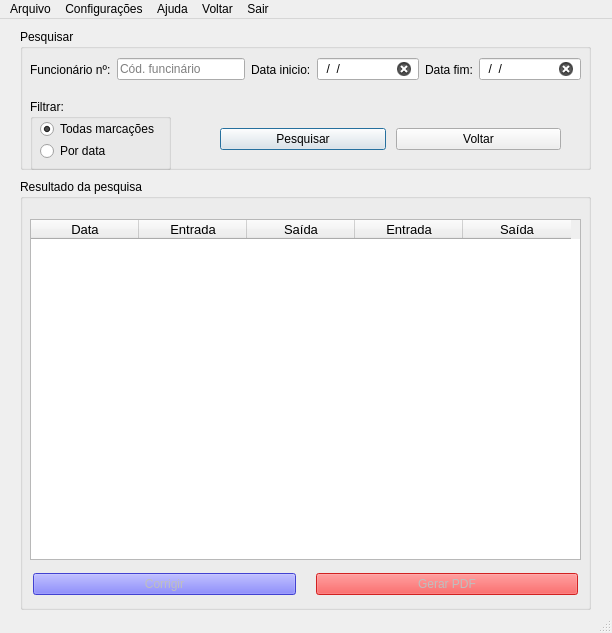
<?xml version="1.0" encoding="UTF-8"?>
<ui version="4.0">
 <class>MainWindow</class>
 <widget class="QMainWindow" name="MainWindow">
  <property name="geometry">
   <rect>
    <x>0</x>
    <y>0</y>
    <width>612</width>
    <height>633</height>
   </rect>
  </property>
  <property name="minimumSize">
   <size>
    <width>612</width>
    <height>633</height>
   </size>
  </property>
  <property name="maximumSize">
   <size>
    <width>612</width>
    <height>633</height>
   </size>
  </property>
  <property name="windowTitle">
   <string>Relógio de ponto &gt; Consultar marcações</string>
  </property>
  <property name="styleSheet">
   <string notr="true"/>
  </property>
  <widget class="QWidget" name="centralwidget">
   <widget class="QGroupBox" name="groupBox">
    <property name="geometry">
     <rect>
      <x>20</x>
      <y>10</y>
      <width>571</width>
      <height>141</height>
     </rect>
    </property>
    <property name="styleSheet">
     <string notr="true">font: 10pt &quot;MS Shell Dlg 2&quot;;</string>
    </property>
    <property name="title">
     <string>Pesquisar</string>
    </property>
    <widget class="QWidget" name="horizontalLayoutWidget">
     <property name="geometry">
      <rect>
       <x>10</x>
       <y>20</y>
       <width>551</width>
       <height>41</height>
      </rect>
     </property>
     <layout class="QHBoxLayout" name="horizontalLayout" stretch="9,15,5,12,5,12">
      <property name="spacing">
       <number>6</number>
      </property>
      <item>
       <widget class="QLabel" name="label">
        <property name="styleSheet">
         <string notr="true"/>
        </property>
        <property name="text">
         <string>Funcionário nº:</string>
        </property>
       </widget>
      </item>
      <item>
       <widget class="QLineEdit" name="lineEdit">
        <property name="styleSheet">
         <string notr="true">font: 10pt &quot;MS Shell Dlg 2&quot;;</string>
        </property>
        <property name="placeholderText">
         <string>Cód. funcinário</string>
        </property>
        <property name="clearButtonEnabled">
         <bool>true</bool>
        </property>
       </widget>
      </item>
      <item>
       <widget class="QLabel" name="label_3">
        <property name="styleSheet">
         <string notr="true"/>
        </property>
        <property name="text">
         <string>Data inicio:</string>
        </property>
       </widget>
      </item>
      <item>
       <widget class="QLineEdit" name="lineEdit_2">
        <property name="styleSheet">
         <string notr="true">font: 10pt &quot;MS Shell Dlg 2&quot;;</string>
        </property>
        <property name="inputMask">
         <string>99/99/9999</string>
        </property>
        <property name="placeholderText">
         <string/>
        </property>
        <property name="clearButtonEnabled">
         <bool>true</bool>
        </property>
       </widget>
      </item>
      <item>
       <widget class="QLabel" name="label_4">
        <property name="styleSheet">
         <string notr="true"/>
        </property>
        <property name="text">
         <string>Data fim:</string>
        </property>
       </widget>
      </item>
      <item>
       <widget class="QLineEdit" name="lineEdit_3">
        <property name="styleSheet">
         <string notr="true">font: 10pt &quot;MS Shell Dlg 2&quot;;</string>
        </property>
        <property name="inputMask">
         <string>99/99/9999</string>
        </property>
        <property name="clearButtonEnabled">
         <bool>true</bool>
        </property>
       </widget>
      </item>
     </layout>
    </widget>
    <widget class="QWidget" name="horizontalLayoutWidget_2">
     <property name="geometry">
      <rect>
       <x>200</x>
       <y>80</y>
       <width>341</width>
       <height>61</height>
      </rect>
     </property>
     <layout class="QHBoxLayout" name="horizontalLayout_2" stretch="20,20">
      <property name="spacing">
       <number>10</number>
      </property>
      <property name="leftMargin">
       <number>0</number>
      </property>
      <property name="rightMargin">
       <number>0</number>
      </property>
      <item>
       <widget class="QPushButton" name="pushButton_pesquisa">
        <property name="autoFillBackground">
         <bool>true</bool>
        </property>
        <property name="styleSheet">
         <string notr="true">font: 9pt &quot;MS Shell Dlg 2&quot;;
</string>
        </property>
        <property name="text">
         <string>Pesquisar</string>
        </property>
        <property name="autoDefault">
         <bool>false</bool>
        </property>
        <property name="default">
         <bool>true</bool>
        </property>
       </widget>
      </item>
      <item>
       <widget class="QPushButton" name="pushButton_voltar">
        <property name="styleSheet">
         <string notr="true">font: 9pt &quot;MS Shell Dlg 2&quot;;</string>
        </property>
        <property name="text">
         <string>Voltar</string>
        </property>
       </widget>
      </item>
     </layout>
    </widget>
    <widget class="QGroupBox" name="groupBox_3">
     <property name="geometry">
      <rect>
       <x>10</x>
       <y>70</y>
       <width>141</width>
       <height>71</height>
      </rect>
     </property>
     <property name="title">
      <string>Filtrar:</string>
     </property>
     <widget class="QWidget" name="layoutWidget">
      <property name="geometry">
       <rect>
        <x>10</x>
        <y>20</y>
        <width>126</width>
        <height>44</height>
       </rect>
      </property>
      <layout class="QVBoxLayout" name="verticalLayout">
       <property name="spacing">
        <number>2</number>
       </property>
       <item>
        <widget class="QRadioButton" name="radioButton_tudo">
         <property name="styleSheet">
          <string notr="true"/>
         </property>
         <property name="text">
          <string>Todas marcações</string>
         </property>
         <property name="checked">
          <bool>true</bool>
         </property>
        </widget>
       </item>
       <item>
        <widget class="QRadioButton" name="radioButton_por_data">
         <property name="text">
          <string>Por data</string>
         </property>
        </widget>
       </item>
      </layout>
     </widget>
    </widget>
   </widget>
   <widget class="QGroupBox" name="groupBox_2">
    <property name="geometry">
     <rect>
      <x>20</x>
      <y>160</y>
      <width>571</width>
      <height>431</height>
     </rect>
    </property>
    <property name="styleSheet">
     <string notr="true">font: 10pt &quot;MS Shell Dlg 2&quot;;</string>
    </property>
    <property name="title">
     <string>Resultado da pesquisa</string>
    </property>
    <widget class="QTableWidget" name="tableWidget">
     <property name="geometry">
      <rect>
       <x>10</x>
       <y>40</y>
       <width>551</width>
       <height>341</height>
      </rect>
     </property>
     <property name="font">
      <font>
       <family>MS Shell Dlg 2</family>
       <pointsize>10</pointsize>
       <weight>50</weight>
       <italic>false</italic>
       <bold>false</bold>
      </font>
     </property>
     <property name="verticalScrollBarPolicy">
      <enum>Qt::ScrollBarAsNeeded</enum>
     </property>
     <property name="horizontalScrollBarPolicy">
      <enum>Qt::ScrollBarAsNeeded</enum>
     </property>
     <property name="alternatingRowColors">
      <bool>true</bool>
     </property>
     <property name="gridStyle">
      <enum>Qt::DotLine</enum>
     </property>
     <attribute name="horizontalHeaderDefaultSectionSize">
      <number>108</number>
     </attribute>
     <column>
      <property name="text">
       <string>Data</string>
      </property>
     </column>
     <column>
      <property name="text">
       <string>Entrada</string>
      </property>
     </column>
     <column>
      <property name="text">
       <string>Saída</string>
      </property>
     </column>
     <column>
      <property name="text">
       <string>Entrada</string>
      </property>
     </column>
     <column>
      <property name="text">
       <string>Saída</string>
      </property>
     </column>
    </widget>
    <widget class="QLabel" name="label_5">
     <property name="geometry">
      <rect>
       <x>20</x>
       <y>20</y>
       <width>531</width>
       <height>21</height>
      </rect>
     </property>
     <property name="styleSheet">
      <string notr="true">font: 10pt &quot;MS Shell Dlg 2&quot;;

</string>
     </property>
     <property name="text">
      <string/>
     </property>
     <property name="alignment">
      <set>Qt::AlignLeading|Qt::AlignLeft|Qt::AlignVCenter</set>
     </property>
     <property name="margin">
      <number>0</number>
     </property>
     <property name="indent">
      <number>-1</number>
     </property>
    </widget>
    <widget class="QWidget" name="horizontalLayoutWidget_3">
     <property name="geometry">
      <rect>
       <x>10</x>
       <y>390</y>
       <width>551</width>
       <height>31</height>
      </rect>
     </property>
     <layout class="QHBoxLayout" name="horizontalLayout_3">
      <property name="spacing">
       <number>20</number>
      </property>
      <property name="leftMargin">
       <number>3</number>
      </property>
      <property name="rightMargin">
       <number>3</number>
      </property>
      <item>
       <widget class="QPushButton" name="pushButton_corrigir">
        <property name="enabled">
         <bool>false</bool>
        </property>
        <property name="styleSheet">
         <string notr="true">font: 9pt &quot;MS Shell Dlg 2&quot;;
background-color: rgb(80, 80, 255);</string>
        </property>
        <property name="text">
         <string>Corrigir</string>
        </property>
       </widget>
      </item>
      <item>
       <widget class="QPushButton" name="pushButton_pdf">
        <property name="enabled">
         <bool>false</bool>
        </property>
        <property name="styleSheet">
         <string notr="true">font: 9pt &quot;MS Shell Dlg 2&quot;;
background-color: rgb(255, 40, 40);</string>
        </property>
        <property name="text">
         <string>Gerar PDF</string>
        </property>
       </widget>
      </item>
     </layout>
    </widget>
   </widget>
  </widget>
  <widget class="QMenuBar" name="menubar">
   <property name="geometry">
    <rect>
     <x>0</x>
     <y>0</y>
     <width>612</width>
     <height>21</height>
    </rect>
   </property>
   <widget class="QMenu" name="menuArquivo">
    <property name="title">
     <string>Arquivo</string>
    </property>
    <addaction name="actionSalvar"/>
    <addaction name="actionImprimir"/>
    <addaction name="separator"/>
    <addaction name="actionVoltar"/>
    <addaction name="separator"/>
    <addaction name="actionFechar_programa"/>
   </widget>
   <widget class="QMenu" name="menuSair">
    <property name="title">
     <string>Configurações</string>
    </property>
    <addaction name="actionEscolher_tema"/>
   </widget>
   <widget class="QMenu" name="menuAjuda">
    <property name="title">
     <string>Ajuda</string>
    </property>
    <addaction name="actionTutorial"/>
   </widget>
   <widget class="QMenu" name="menuSair_2">
    <property name="title">
     <string>Sair</string>
    </property>
   </widget>
   <widget class="QMenu" name="menuVoltar">
    <property name="title">
     <string>Voltar</string>
    </property>
   </widget>
   <addaction name="menuArquivo"/>
   <addaction name="menuSair"/>
   <addaction name="menuAjuda"/>
   <addaction name="menuVoltar"/>
   <addaction name="menuSair_2"/>
  </widget>
  <widget class="QStatusBar" name="statusbar"/>
  <action name="actionSalvar">
   <property name="text">
    <string>Salvar</string>
   </property>
  </action>
  <action name="actionImprimir">
   <property name="text">
    <string>Imprimir</string>
   </property>
  </action>
  <action name="actionVoltar">
   <property name="text">
    <string>Voltar</string>
   </property>
  </action>
  <action name="actionFechar_programa">
   <property name="text">
    <string>Fechar programa</string>
   </property>
  </action>
  <action name="actionKMDSK_lslfd">
   <property name="text">
    <string>KMDSK lslfd</string>
   </property>
  </action>
  <action name="actionEscolher_tema">
   <property name="text">
    <string>Escolher tema</string>
   </property>
  </action>
  <action name="actionTutorial">
   <property name="text">
    <string>Tutorial</string>
   </property>
  </action>
 </widget>
 <tabstops>
  <tabstop>lineEdit</tabstop>
  <tabstop>lineEdit_2</tabstop>
  <tabstop>lineEdit_3</tabstop>
  <tabstop>radioButton_tudo</tabstop>
  <tabstop>radioButton_por_data</tabstop>
  <tabstop>pushButton_pesquisa</tabstop>
  <tabstop>pushButton_voltar</tabstop>
  <tabstop>pushButton_corrigir</tabstop>
  <tabstop>pushButton_pdf</tabstop>
  <tabstop>tableWidget</tabstop>
 </tabstops>
 <resources/>
 <connections/>
</ui>
